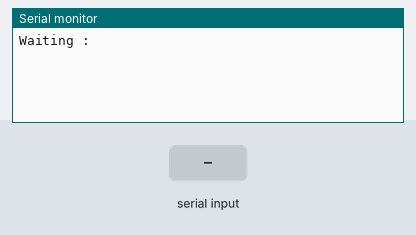
The sketch below on a simulated Arduino Uno, built with avr-gcc and run on an emulated ATmega328P. Parts: the last lines printed to the serial monitor. The inputs (shaded band) are chosen by the test bench.

Above: at 1.2 s.
1.3 s: "1" received over the second serial link
At 2.5 s:
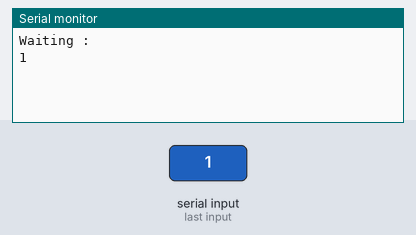
2.8 s: "0" received over the second serial link
At 3.6 s:
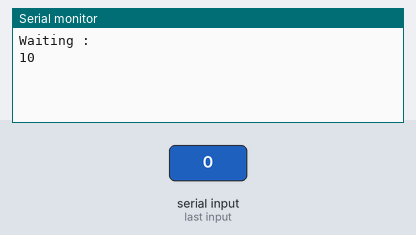

Measured:
- after the input at 1.3 s, the serial monitor: prints a new line at once (image 1)
- after the input at 2.8 s, the serial monitor: prints a new line at once (image 2)

The sketch:

ATModeEnabler.ino
```cpp
#include <SoftwareSerial.h>

SoftwareSerial BTSerial(10, 11); // TX | RX

void setup()
{
  Serial.begin(9600);
  Serial.println("Waiting : ");
  BTSerial.begin(38400);
}

void loop()
{
   if (BTSerial.available())
    Serial.write(BTSerial.read());

  if (Serial.available())
    BTSerial.write(Serial.read());
}
```
